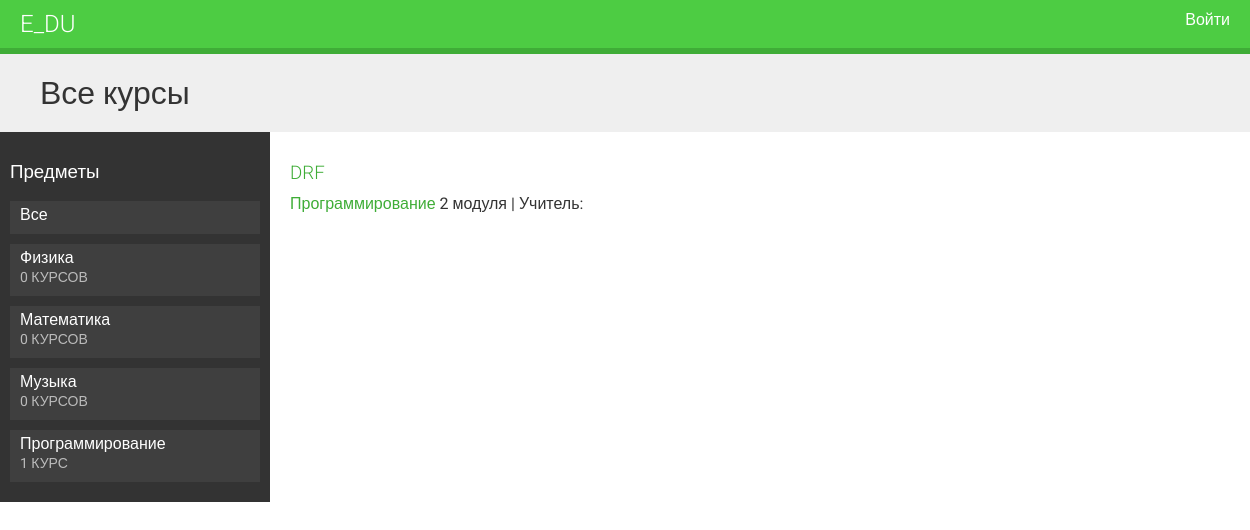
The app's page /, older data.
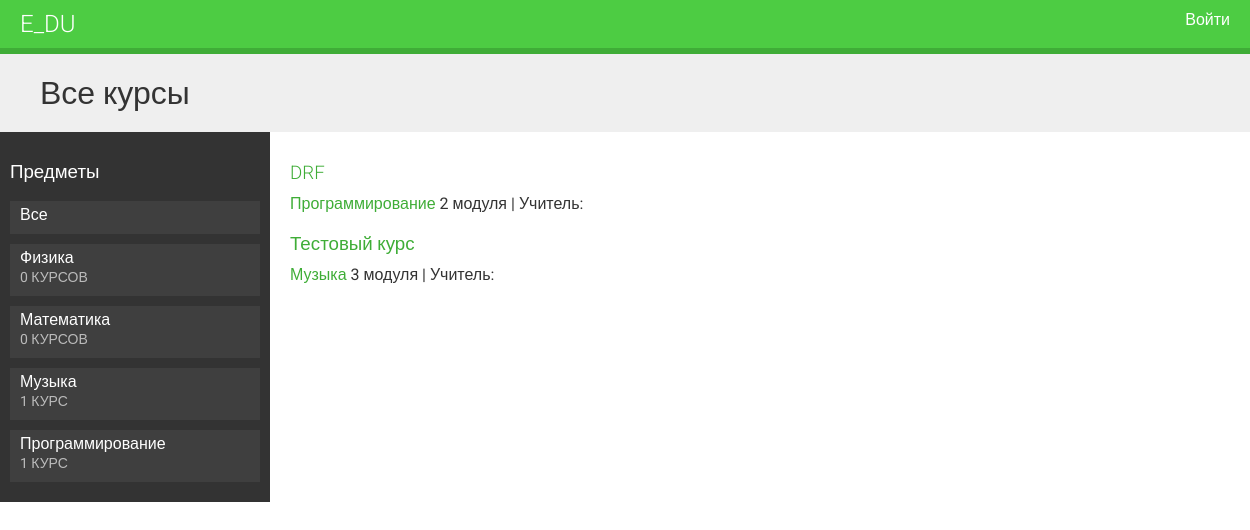
The same page, newer data.
### courses/models.py (models this page shows, shortened)
class Subject(models.Model):
    title = models.CharField(max_length=200)
    slug = models.SlugField(max_length=200, unique=True)
    class Meta:
        ordering = [
            'title',
        ]
    def __str__(self):
        return self.title

class Course(models.Model):
    owner = models.ForeignKey(
        User, related_name='courses_created', on_delete=models.CASCADE)
    subject = models.ForeignKey(
        Subject, related_name='courses', on_delete=models.CASCADE)
    title = models.CharField(max_length=200)
    slug = models.SlugField(max_length=200, unique=True)
    overview = models.TextField()
    created = models.DateTimeField(auto_now_add=True)
    students = models.ManyToManyField(
        User, related_name='courses_joined', blank=True)
    class Meta:
        ordering = [
            '-created',
        ]

### courses/views.py (the view)
# urls.py: path('', CourseListView.as_view(), name='course_list'),
class CourseListView(TemplateResponseMixin, View):
    model = Course
    template_name = 'courses/course/list.html'
    def get(self, request, subject=None):
        subjects = cache.get('all_subjects')
        if not subjects:
            subjects = Subject.objects.annotate(total_courses=Count('courses'))
            cache.set('all_subjects', subjects)
        all_courses = Course.objects.annotate(total_modules=Count('modules'))
        if subject:
            subject = get_object_or_404(Subject, slug=subject)
            key = f'subject_{subject.id}_courses'
            courses = cache.get(key)
            if not courses:
                courses = all_courses.filter(subject=subject)
                cache.set(key, courses)
        else:
            courses = cache.get('all_courses')
            if not courses:
                courses = all_courses
                cache.set('all_courses', courses)
        return self.render_to_response({'subjects': subjects, 'subject': subject, 'courses': courses})

### courses/templatetags/course.py (called while the page is built)
@register.filter
def ru_plural(value, variants):
    variants = variants.split(',')
    value = abs(int(value))
    if value % 10 == 1 and value % 100 != 11:
        variant = 0
    elif value % 10 >= 2 and value % 10 <= 4 and (value % 100 < 10 or value % 100 >= 20):
        variant = 1
    else:
        variant = 2
    return variants[variant]

### courses/templates/courses/course/list.html (shortened to what this page needs)
{% extends 'base.html' %}
{% load course %}
{% block content %}
    <h1>
    {% if subject %}
        {{ subject.title }}
    {% else %}
        Все курсы
    {% endif %}
    </h1>
    <div class="contents">
        <h3>Предметы</h3>
        <ul id="modules">
            <li {% if not subject %}class="selected"{% endif %}>
                <a href="{% url 'course_list' %}">Все</a>
            </li>
            {% for s in subjects %}
                <li {% if not subject %}class="selected"{% endif %}>
                    <a href="{% url 'course_list_subject' s.slug %}">
                        {{ s.title }}
                        <br>
                        <span>
                            {{ s.total_courses }} {{ s.total_courses|ru_plural:"курс,курса,курсов" }}
                        </span>
                    </a>
                </li>
            {% endfor %}
        </ul>
    </div>
    <div class="module">
        {% for course in courses %}
            {% with subject=course.subject %}
                <h3>
                    <a href="{% url 'course_detail' course.slug %}">
                        {{ course.title }}
                    </a>
                </h3>
                <p>
                    <a href="{% url 'course_list_subject' subject.slug %}">
                        {{ subject }}
                    </a>
                    {{ course.total_modules }} {{ course.total_modules|ru_plural:"модуль,модуля,модулей" }} |
                    Учитель: {{ course.owner.get_full_name }}
                </p>
            {% endwith %}
        {% endfor %}
    </div>
{% endblock  %}

### courses/templates/base.html (shortened to what this page needs)
{% load static %}
<!DOCTYPE html>
<html lang="en">
<head>
    <link rel="stylesheet" href="{% static 'css/base.css' %}" type="text/css">
</head>
<body>
    <div id="header">
        <a href="/" class="logo">e_du</a>
        <ul class="menu">
            {% if request.user.is_authenticated %}
                <li><a href="{% url 'logout' %}">Выйти</a></li>
            {% else %}
                <li><a href="{% url 'login' %}">Войти</a></li>
            {% endif %}
        </ul>
    </div>
    <div id="content">
        {% block content %}
        {% endblock %}
    </div>
</body>
</html>

### courses/static/css/base.css (style rules this page uses)
body { margin:0; font-family:'Roboto', sans-serif; font-weight:400; color:#333; }
a { color:#3fad37; text-decoration:none; }
ul { float:left; }
h1, h2, h3, h4, h5, h6 { font-family:'Roboto', sans-serif; font-weight:300; }
h1 { background:#efefef; width:100%; overflow:auto; padding:20px 0 20px 40px; margin:0; }
.module { padding:10px 20px; float:left; width:600px; }
.module h3 { margin:20px 0 0; padding:0; width:100%; }
.module p { margin:10px 0 20px; width:100%; float:left; }
#header { background:#4dcc43; overflow:auto; padding:10px 20px; border-bottom:6px solid #3fad37; }
#header .logo { text-decoration:none; font-family:'Roboto', sans-serif; font-weight:300; text-transform:uppercase; font-size:24px; color:#fff; float:left; }
#header a { color:#fff; }
#header .menu { list-style:none; float:right; margin:0; padding:0; }
.contents { width:20%; padding:10px; float:left; background:#333; color: #fff; font-family:'Roboto', sans-serif; }
.contents ul { list-style:none; margin:0; padding:0; width:100%; }
.contents ul li { margin:0 0 10px 0; padding:4px 10px 10px; overflow:auto; cursor:move; }
.contents ul li.selected { background:#3f3f3f; }
.contents ul span { text-transform:uppercase; color:#bbb; font-size:14px; }
.contents ul a { display:block; color:#fff; text-decoration:none; }

Row changes from the older to the newer data that the page shows:
computed for Subject "Музыка": total_courses "0" → "1"; total_courses|ru_plural "КУРСОВ" → "КУРС"
added Course: title "Тестовый курс", subject "Музыка", total_modules "3", total_modules|ru_plural "модуля"
